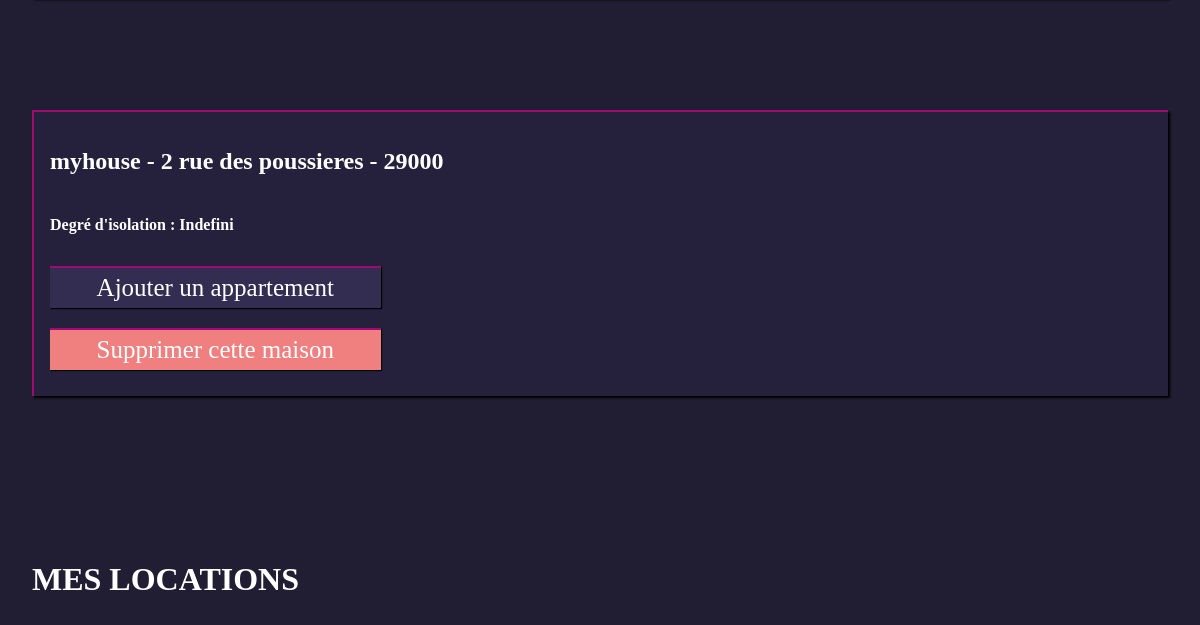
Page / (signed in, lower part) on the earlier database version.
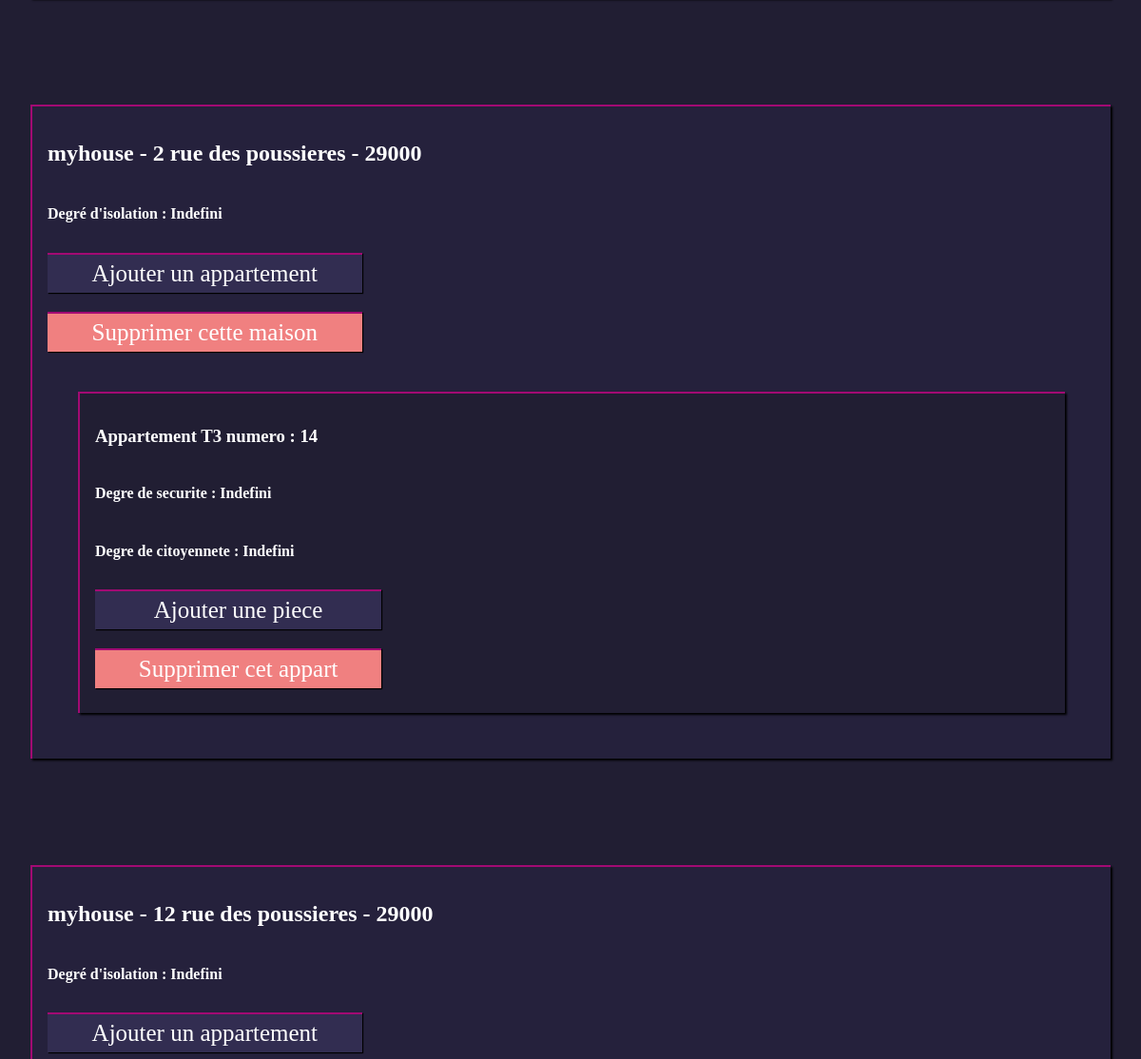
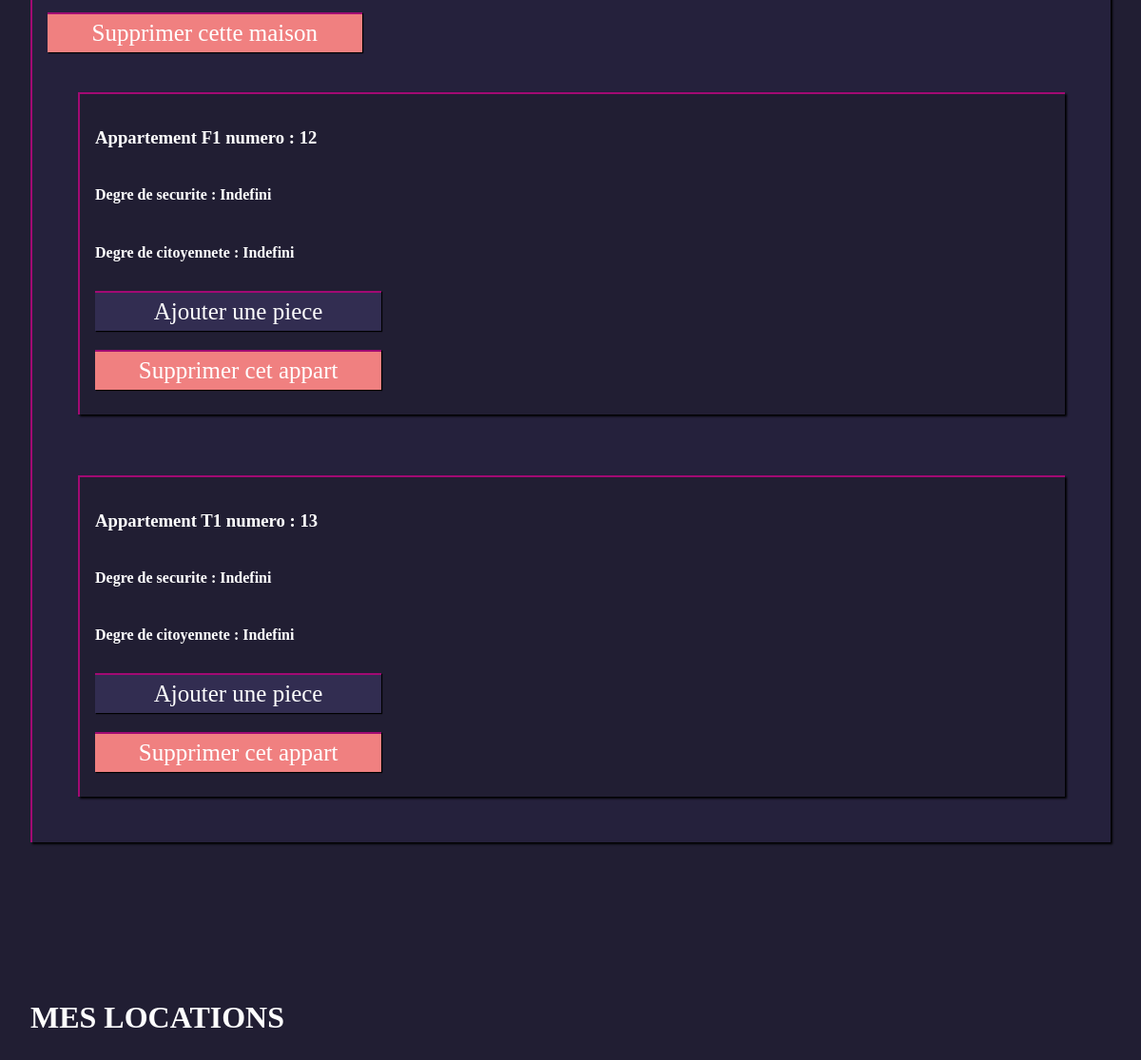
Same page on the later database version (2 pictures, top to bottom).
### tables this page shows
CREATE TABLE `Posseder` (
  `id_utilisateur` int(11) NOT NULL,
  `id_maison` int(11) NOT NULL,
  `date_fin` date DEFAULT NULL,
  `date_debut` date DEFAULT NULL
);

CREATE TABLE `Maison` (
  `id_maison` int(11) NOT NULL,
  `nom_maison` varchar(50) DEFAULT NULL,
  `evaluation` varchar(50) DEFAULT NULL,
  `rue` varchar(50) DEFAULT NULL,
  `numero_maison` int(11) DEFAULT NULL,
  `code_postal` varchar(50) NOT NULL,
  `id_deg_cit` int(11) NOT NULL,
  `id_deg_iso` int(11) NOT NULL
);

CREATE TABLE `Degre_isolation` (
  `id_deg_iso` int(11) NOT NULL,
  `libelle` varchar(50) DEFAULT NULL
);

CREATE TABLE `Appartement` (
  `id_appartement` int(11) NOT NULL,
  `numero_appart` int(11) DEFAULT NULL,
  `id_deg_cit` int(11) NOT NULL,
  `id_type_appart` int(11) NOT NULL,
  `id_secu` int(11) NOT NULL,
  `id_maison` int(11) NOT NULL
);

CREATE TABLE `Type_appartement` (
  `id_type_appart` int(11) NOT NULL,
  `libelle` varchar(50) DEFAULT NULL
);

CREATE TABLE `Degre_securite` (
  `id_secu` int(11) NOT NULL,
  `libelle` varchar(50) DEFAULT NULL
);

CREATE TABLE `Degre_citoyennete` (
  `id_deg_cit` int(11) NOT NULL,
  `libelle` varchar(50) DEFAULT NULL
);

### controleur/principal.php (called while the page is built, shortened)
<?php
if (!isset($_GET['fonction']) || empty($_GET['fonction'])) {
    $function = "accueil";
} else {
    $function = $_GET['fonction'];
}
switch ($function) {
    case 'accueil':
        if(!(isset($_SESSION['id_connect']))){
            $vue = "connexion";
            $title = "Connexion";
            if(isset($_POST['mail']) && isset($_POST['mdp'])){
                $result = connexion($_POST['mail'],$_POST['mdp']);
                if(!is_int($result)){
                    $result = $result->fetch_assoc();
                    $idUser = $result['id_utilisateur'];
                    $admin = $result['admin'];
                    if($idUser!=0){
                        $_SESSION['id_connect']=$idUser;
                        if($admin == 1){
                            $_SESSION['admin']=1;
                        }
                        $vue = "tableau_de_bord";
                        $title = "Tableau";
                    }
                }
            }
        }else{
            $vue = "tableau_de_bord";
        }
        break;
}
include ('vue/header.php');
include ('vue/' . $vue . '.php');
include ('vue/footer.php');

### index.php (called while the page is built, shortened)
<?php
if(isset($_GET['cible']) && !empty($_GET['cible'])) {
    $url = $_GET['cible'];
} else {
    $url = 'principal';
}
include('controleur/' . $url . '.php');

### modele/tbdDonnees.php (called while the page is built, shortened)
<?php
function listeMaisonsProprio(){
    $idConnect = $_SESSION['id_connect'];
    $result = mysqli_query($_SESSION['bdd'],"Select * from Posseder inner join Maison on Posseder.id_maison = Maison.id_maison inner join Degre_isolation on Degre_isolation.id_deg_iso = Maison.id_deg_iso where id_utilisateur = $idConnect");
    return $result;
}
function listeAppartsMaison($idMaison){
    $result = mysqli_query($_SESSION['bdd'],"Select id_appartement,numero_appart,Degre_citoyennete.libelle as citoyLib,Type_appartement.libelle as typeApLib,Degre_securite.libelle as secuLib from Appartement inner join Degre_citoyennete on Appartement.id_deg_cit = Degre_citoyennete.id_deg_cit inner join Type_appartement on Appartement.id_type_appart = Type_appartement.id_type_appart inner join Degre_securite on Appartement.id_secu = Degre_securite.id_secu where id_maison = $idMaison");
    return $result;
}

### vue/tableau_de_bord.php (the view, shortened to what this page needs)
<?php
include("modele/tbdDonnees.php");
if(isset($_SESSION['admin']) && $_SESSION['admin']==1){
    $maisons = listeMaisonsAdmin();
}else{
    $maisons = listeMaisonsProprio();
}
echo <<<END
<head>
<link href="css/style.css" rel="stylesheet" media="all" type="text/css">
</head>
	<div id="header">
		<h1 id="titre">Tableau de bord</h1>
		<a id="deco" href="index.php?cible=principal&fonction=deconnexion"><img id="deco" src="deco.png" title="Se déconnecter"></a>
    </div>
    <body>
	<div id="presentation">
END;
    if(isset($_SESSION['admin']) && $_SESSION['admin']==1){
        echo <<<END
        <h1>VOUS ÊTES CONNECTÉ EN TANT QU'ADMINISTRATEUR</h1>
        <h2>Liste des maisons enregistrées</h2>
    </div>
END;
    }else{
        echo <<<END
	<a href="index.php?cible=maison&fonction=formulaire"> <input type="button" value="Ajouter une maison" /> </a>
    <a href="index.php?cible=maison&fonction=louer"> <input type="button" value="Louer un appartement" /> </a>
	<h1>MES MAISONS</h1>
	</div>
END;
    }
while($maison = $maisons->fetch_assoc()){
    $nomMaison = $maison['nom_maison'];
    $numMaison = $maison['numero_maison'];
    $rueMaison = $maison['rue'];
    $cpMaison = $maison['code_postal'];
    $idMaison = $maison['id_maison'];
    $degreIso = $maison['libelle'];
    $appartements = listeAppartsMaison($idMaison);
    echo <<<END
    <maison>
        <h2>$nomMaison - $numMaison $rueMaison - $cpMaison</h2>
        <h4>Degré d'isolation : $degreIso</h4>
        <a href="index.php?cible=maison&fonction=nouvelAppart&idMaison=$idMaison"><input type="button" value="Ajouter un appartement" /></a>
        <input class="suppr" type="button" value="Supprimer cette maison" />
END;
        while($appart = $appartements->fetch_assoc()){
            $idAppart = $appart['id_appartement'];
            $numAppart = $appart['numero_appart'];
            $degCitoyennete = $appart['citoyLib'];
            $typeAppart = $appart['typeApLib'];
            $degSecu = $appart['secuLib'];
            echo <<<END
            <ap>
                <h3>Appartement $typeAppart numero : $numAppart</h3>
				<h4>Degre de securite : $degSecu</h4>
				<h4>Degre de citoyennete : $degCitoyennete</h4>
                <a href="index.php?cible=maison&fonction=nouvellePiece&idAppart=$idAppart"><input type="button" value="Ajouter une piece"/></a>
                <input class="suppr" type="button"  value="Supprimer cet appart" />
END;
        echo <<<END
            </ap>
END;
        }
        echo <<<END
    </maison>
END;
}
if(!isset($_SESSION['admin']) || $_SESSION['admin']!=1){
echo <<<END
<div id="presentation">
    <h1>MES LOCATIONS</h1>
</div>
END;
}
echo <<<END
</body>
END;

### vue/header.php (shortened to what this page needs)
<?php
echo <<<END
<!DOCTYPE html>
<html lang="fr">
<head>
    <meta charset="utf-8" />
    <title>Eco-home</title>
</head>
END;

### vue/footer.php (shortened to what this page needs)
<?php
echo <<<END
</html>
END;

### css/style.css (style rules this page uses)
body { background-color:#211E33; margin:0px; color: white; font-family: Georgia, serif; }
input { font-family: Georgia, serif; margin-top:3px; margin-bottom: 10px; width: 30%; padding: 6px 10px; display: inline-block; }
a { font-family: Georgia, serif; color: #A20A73; }
maison { font-family: Georgia, serif; border: none; border-top: 2px solid #A20A73; border-left: 2px solid #A20A73; box-shadow: 2px 2px 2px black; display: flex; flex-direction: column; list-style: none; padding: 1em; margin-left: 2em; margin-right: 2em; margin-bottom: 7em; background-color: #25213C; }
ap { font-family: Georgia, serif; background-color:#211E33; display: flex; flex-direction: column; list-style: none; border: none; border-top: 2px solid #A20A73; border-left: 2px solid #A20A73; box-shadow: 2px 2px 2px black; margin: 2em; padding: 1em; }
#presentation { font-family: Georgia, serif; padding: 2em; }
input { font-family: Georgia, serif; font-size:25px; margin-top: 10px; color: white; background-color: #322D51; border: none; border-top: 2px solid #A20A73; box-shadow: 1px 1px 1px black; }
input.suppr { background-color:#F08080; }

Differences in the rows shown:
added appartement: id_type_appart.libelle "T3", numero_appart "14", id_secu.libelle "Indefini", id_deg_cit.libelle "Indefini", shown under posseder (number 1 of 2 on the later page)
added posseder: id_maison.nom_maison "myhouse", id_maison.numero_maison "12", id_maison.rue "rue des poussieres", id_maison.code_postal "29000", degre_isolation.libelle "Indefini"
added appartement: id_type_appart.libelle "F1", numero_appart "12", id_secu.libelle "Indefini", id_deg_cit.libelle "Indefini", shown under "myhouse"
added appartement: id_type_appart.libelle "T1", numero_appart "13", id_secu.libelle "Indefini", id_deg_cit.libelle "Indefini", shown under "myhouse"
